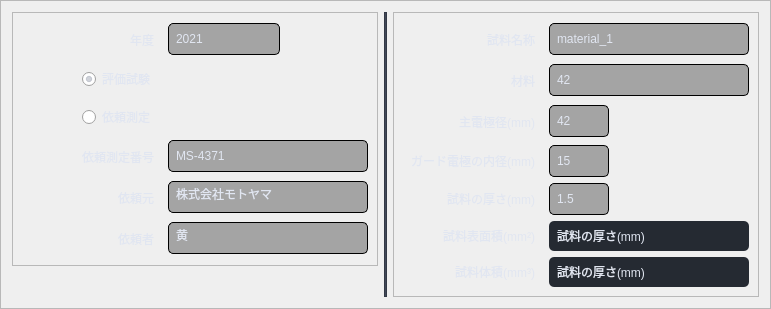
               <widget class="QFrame" name="frame_42">
                <property name="frameShape">
                 <enum>QFrame::StyledPanel</enum>
                </property>
                <property name="frameShadow">
                 <enum>QFrame::Raised</enum>
                </property>
                <layout class="QHBoxLayout" name="horizontalLayout_9">
                 <item alignment="Qt::AlignLeft|Qt::AlignTop">
                  <widget class="QFrame" name="frame_48">
                   <property name="styleSheet">
                    <string notr="true"/>
                   </property>
                   <property name="frameShape">
                    <enum>QFrame::StyledPanel</enum>
                   </property>
                   <property name="frameShadow">
                    <enum>QFrame::Raised</enum>
                   </property>
                   <layout class="QGridLayout" name="gridLayout_7">
                    <item row="0" column="0">
                     <widget class="QLabel" name="label_year">
                      <property name="minimumSize">
                       <size>
                        <width>140</width>
                        <height>35</height>
                       </size>
                      </property>
                      <property name="maximumSize">
                       <size>
                        <width>140</width>
                        <height>35</height>
                       </size>
                      </property>
                      <property name="mouseTracking">
                       <bool>false</bool>
                      </property>
                      <property name="layoutDirection">
                       <enum>Qt::LeftToRight</enum>
                      </property>
                      <property name="styleSheet">
                       <string notr="true">font: 12px bold italic large &quot;游ゴシック&quot;;
color: rgb(225, 230, 241);
padding-right:5px;</string>
                      </property>
                      <property name="text">
                       <string>年度</string>
                      </property>
                      <property name="alignment">
                       <set>Qt::AlignRight|Qt::AlignTrailing|Qt::AlignVCenter</set>
                      </property>
                      <property name="margin">
                       <number>0</number>
                      </property>
                     </widget>
                    </item>
                    <item row="0" column="1">
                     <widget class="QLineEdit" name="lineEdit_year">
                      <property name="minimumSize">
                       <size>
                        <width>60</width>
                        <height>32</height>
                       </size>
                      </property>
                      <property name="maximumSize">
                       <size>
                        <width>112</width>
                        <height>16777215</height>
                       </size>
                      </property>
                      <property name="styleSheet">
                       <string notr="true">background-color: rgba(0, 0, 0,80);
color: rgb(225, 230, 241);
border-width: 1px;
border-style: solid;
border-radius: 5px;
padding-left:5px;
padding-right:5px;
font: 12px &quot;游ゴシック&quot;;
min-height:30;
max-width:100;</string>
                      </property>
                      <property name="text">
                       <string>2021</string>
                      </property>
                      <property name="frame">
                       <bool>false</bool>
                      </property>
                      <property name="echoMode">
                       <enum>QLineEdit::Normal</enum>
                      </property>
                      <property name="cursorPosition">
                       <number>4</number>
                      </property>
                     </widget>
                    </item>
                    <item row="1" column="0">
                     <widget class="QRadioButton" name="QC_Test_RadioButton">
                      <property name="minimumSize">
                       <size>
                        <width>140</width>
                        <height>32</height>
                       </size>
                      </property>
                      <property name="maximumSize">
                       <size>
                        <width>140</width>
                        <height>35</height>
                       </size>
                      </property>
                      <property name="styleSheet">
                       <string notr="true">font: 12px bold italic large &quot;游ゴシック&quot;;
color: rgb(225, 230, 241);
padding-left:60px;
min-width:80;
max-width:80;</string>
                      </property>
                      <property name="text">
                       <string>評価試験</string>
                      </property>
                      <property name="checked">
                       <bool>true</bool>
                      </property>
                     </widget>
                    </item>
                    <item row="2" column="0">
                     <widget class="QRadioButton" name="Costom_Test_RadioButton">
                      <property name="minimumSize">
                       <size>
                        <width>0</width>
                        <height>32</height>
                       </size>
                      </property>
                      <property name="maximumSize">
                       <size>
                        <width>140</width>
                        <height>32</height>
                       </size>
                      </property>
                      <property name="styleSheet">
                       <string notr="true">font: 12px bold italic large &quot;游ゴシック&quot;;
color: rgb(225, 230, 241);
padding-left:60px;
max-width:80;</string>
                      </property>
                      <property name="text">
                       <string>依頼測定</string>
                      </property>
                     </widget>
                    </item>
                    <item row="3" column="0">
                     <widget class="QLabel" name="label_60">
                      <property name="minimumSize">
                       <size>
                        <width>140</width>
                        <height>35</height>
                       </size>
                      </property>
                      <property name="maximumSize">
                       <size>
                        <width>140</width>
                        <height>35</height>
                       </size>
                      </property>
                      <property name="styleSheet">
                       <string notr="true">font: 12px bold italic large &quot;游ゴシック&quot;;
color: rgb(225, 230, 241);
padding-right:5px;</string>
                      </property>
                      <property name="text">
                       <string>依頼測定番号</string>
                      </property>
                      <property name="alignment">
                       <set>Qt::AlignRight|Qt::AlignTrailing|Qt::AlignVCenter</set>
                      </property>
                     </widget>
                    </item>
                    <item row="3" column="1">
                     <widget class="QLineEdit" name="lineEdit_testNumber">
                      <property name="minimumSize">
                       <size>
                        <width>200</width>
                        <height>32</height>
                       </size>
                      </property>
                      <property name="maximumSize">
                       <size>
                        <width>212</width>
                        <height>16777215</height>
                       </size>
                      </property>
                      <property name="styleSheet">
                       <string notr="true">background-color: rgba(0, 0, 0,80);
color: rgb(225, 230, 241);
border-width: 1px;
border-style: solid;
border-radius: 5px;
padding-left:5px;
padding-right:5px;
font: 12px &quot;游ゴシック&quot;;
min-height:30;
max-width:200;</string>
                      </property>
                      <property name="text">
                       <string>MS-4371</string>
                      </property>
                     </widget>
                    </item>
                    <item row="4" column="0">
                     <widget class="QLabel" name="label_4">
                      <property name="minimumSize">
                       <size>
                        <width>140</width>
                        <height>35</height>
                       </size>
                      </property>
                      <property name="maximumSize">
                       <size>
                        <width>140</width>
                        <height>35</height>
                       </size>
                      </property>
                      <property name="styleSheet">
                       <string notr="true">font: 12px bold italic large &quot;游ゴシック&quot;;
color: rgb(225, 230, 241);
padding-right:5px;</string>
                      </property>
                      <property name="text">
                       <string>依頼元</string>
                      </property>
                      <property name="alignment">
                       <set>Qt::AlignRight|Qt::AlignTrailing|Qt::AlignVCenter</set>
                      </property>
                     </widget>
                    </item>
                    <item row="4" column="1">
                     <widget class="QLineEdit" name="lineEdit_costomer">
                      <property name="minimumSize">
                       <size>
                        <width>200</width>
                        <height>32</height>
                       </size>
                      </property>
                      <property name="maximumSize">
                       <size>
                        <width>212</width>
                        <height>16777215</height>
                       </size>
                      </property>
                      <property name="styleSheet">
                       <string notr="true">background-color: rgba(0, 0, 0,80);
color: rgb(225, 230, 241);
border-width: 1px;
border-style: solid;
border-radius: 5px;
padding-left:5px;
padding-right:5px;
font: 12px &quot;游ゴシック&quot;;
min-height:30;
max-width:200;</string>
                      </property>
                      <property name="text">
                       <string>株式会社モトヤマ</string>
                      </property>
                     </widget>
                    </item>
                    <item row="5" column="0">
                     <widget class="QLabel" name="label_5">
                      <property name="sizePolicy">
                       <sizepolicy hsizetype="Preferred" vsizetype="Preferred">
                        <horstretch>0</horstretch>
                        <verstretch>0</verstretch>
                       </sizepolicy>
                      </property>
                      <property name="minimumSize">
                       <size>
                        <width>140</width>
                        <height>35</height>
                       </size>
                      </property>
                      <property name="maximumSize">
                       <size>
                        <width>140</width>
                        <height>35</height>
                       </size>
                      </property>
                      <property name="styleSheet">
                       <string notr="true">font: 12px bold italic large &quot;游ゴシック&quot;;
color: rgb(225, 230, 241);
padding-right:5px;</string>
                      </property>
                      <property name="text">
                       <string>依頼者</string>
                      </property>
                      <property name="alignment">
                       <set>Qt::AlignRight|Qt::AlignTrailing|Qt::AlignVCenter</set>
                      </property>
                     </widget>
                    </item>
                    <item row="5" column="1">
                     <widget class="QLineEdit" name="lineEdit_costomerName">
                      <property name="minimumSize">
                       <size>
                        <width>200</width>
                        <height>32</height>
                       </size>
                      </property>
                      <property name="maximumSize">
                       <size>
                        <width>212</width>
                        <height>16777215</height>
                       </size>
                      </property>
                      <property name="styleSheet">
                       <string notr="true">background-color: rgba(0, 0, 0,80);
color: rgb(225, 230, 241);
border-width: 1px;
border-style: solid;
border-radius: 5px;
padding-left:5px;
padding-right:5px;
font: 12px &quot;游ゴシック&quot;;
min-height:30;
max-width:200;</string>
                      </property>
                      <property name="text">
                       <string>黄</string>
                      </property>
                     </widget>
                    </item>
                   </layout>
                  </widget>
                 </item>
                 <item alignment="Qt::AlignLeft">
                  <widget class="QFrame" name="frame_63">
                   <property name="minimumSize">
                    <size>
                     <width>3</width>
                     <height>0</height>
                    </size>
                   </property>
                   <property name="maximumSize">
                    <size>
                     <width>3</width>
                     <height>16777215</height>
                    </size>
                   </property>
                   <property name="styleSheet">
                    <string notr="true">background-color: rgb(65, 72, 88);</string>
                   </property>
                   <property name="frameShape">
                    <enum>QFrame::StyledPanel</enum>
                   </property>
                   <property name="frameShadow">
                    <enum>QFrame::Raised</enum>
                   </property>
                   <layout class="QHBoxLayout" name="horizontalLayout_13">
                    <item alignment="Qt::AlignLeft">
                     <widget class="QFrame" name="frame_64">
                      <property name="frameShape">
                       <enum>QFrame::StyledPanel</enum>
                      </property>
                      <property name="frameShadow">
                       <enum>QFrame::Raised</enum>
                      </property>
                     </widget>
                    </item>
                   </layout>
                  </widget>
                 </item>
                 <item alignment="Qt::AlignLeft|Qt::AlignTop">
                  <widget class="QFrame" name="frame_62">
                   <property name="styleSheet">
                    <string notr="true"/>
                   </property>
                   <property name="frameShape">
                    <enum>QFrame::StyledPanel</enum>
                   </property>
                   <property name="frameShadow">
                    <enum>QFrame::Raised</enum>
                   </property>
                   <layout class="QGridLayout" name="gridLayout_10">
                    <item row="6" column="0">
                     <widget class="QLabel" name="label_32">
                      <property name="minimumSize">
                       <size>
                        <width>140</width>
                        <height>0</height>
                       </size>
                      </property>
                      <property name="maximumSize">
                       <size>
                        <width>140</width>
                        <height>16777215</height>
                       </size>
                      </property>
                      <property name="styleSheet">
                       <string notr="true">font: 12px bold italic large &quot;游ゴシック&quot;;
color: rgb(225, 230, 241);
padding-right:5px;</string>
                      </property>
                      <property name="text">
                       <string>試料体積(mm³)</string>
                      </property>
                      <property name="alignment">
                       <set>Qt::AlignRight|Qt::AlignTrailing|Qt::AlignVCenter</set>
                      </property>
                     </widget>
                    </item>
                    <item row="0" column="1">
                     <widget class="QLineEdit" name="lineEdit_testMeterialName">
                      <property name="minimumSize">
                       <size>
                        <width>200</width>
                        <height>32</height>
                       </size>
                      </property>
                      <property name="maximumSize">
                       <size>
                        <width>200</width>
                        <height>16777215</height>
                       </size>
                      </property>
                      <property name="styleSheet">
                       <string notr="true">background-color: rgba(0, 0, 0,80);
color: rgb(225, 230, 241);
border-width: 1px;
border-style: solid;
border-radius: 5px;
padding-left:5px;
padding-right:5px;
font: 12px &quot;游ゴシック&quot;;
min-height:30;</string>
                      </property>
                      <property name="text">
                       <string>material_1</string>
                      </property>
                     </widget>
                    </item>
                    <item row="5" column="1">
                     <widget class="QLabel" name="lineEdit_meterialArea">
                      <property name="minimumSize">
                       <size>
                        <width>0</width>
                        <height>30</height>
                       </size>
                      </property>
                      <property name="maximumSize">
                       <size>
                        <width>16777215</width>
                        <height>16777215</height>
                       </size>
                      </property>
                      <property name="styleSheet">
                       <string notr="true">background-color: rgb(37, 42, 50);
color: rgb(225, 230, 241);
border-width: 1px;
border-style: none;
border-radius: 5px;
padding-left:5px;
padding-right:5px;
font: 12px &quot;游ゴシック&quot;;
min-height:30;</string>
                      </property>
                      <property name="text">
                       <string>試料の厚さ(mm)</string>
                      </property>
                      <property name="alignment">
                       <set>Qt::AlignLeading|Qt::AlignLeft|Qt::AlignVCenter</set>
                      </property>
                     </widget>
                    </item>
                    <item row="1" column="1">
                     <widget class="QLineEdit" name="lineEdit_testMeterial">
                      <property name="minimumSize">
                       <size>
                        <width>200</width>
                        <height>32</height>
                       </size>
                      </property>
                      <property name="maximumSize">
                       <size>
                        <width>200</width>
                        <height>16777215</height>
                       </size>
                      </property>
                      <property name="styleSheet">
                       <string notr="true">background-color: rgba(0, 0, 0,80);
color: rgb(225, 230, 241);
border-width: 1px;
border-style: solid;
border-radius: 5px;
padding-left:5px;
padding-right:5px;
font: 12px &quot;游ゴシック&quot;;
min-height:30;</string>
                      </property>
                      <property name="text">
                       <string>42</string>
                      </property>
                     </widget>
                    </item>
                    <item row="4" column="0">
                     <widget class="QLabel" name="label_10">
                      <property name="minimumSize">
                       <size>
                        <width>140</width>
                        <height>0</height>
                       </size>
                      </property>
                      <property name="maximumSize">
                       <size>
                        <width>140</width>
                        <height>16777215</height>
                       </size>
                      </property>
                      <property name="styleSheet">
                       <string notr="true">font: 12px bold italic large &quot;游ゴシック&quot;;
color: rgb(225, 230, 241);
padding-right:5px;</string>
                      </property>
                      <property name="text">
                       <string>試料の厚さ(mm)</string>
                      </property>
                      <property name="alignment">
                       <set>Qt::AlignRight|Qt::AlignTrailing|Qt::AlignVCenter</set>
                      </property>
                     </widget>
                    </item>
                    <item row="4" column="1">
                     <widget class="QLineEdit" name="lineEdit_thinkness">
                      <property name="maximumSize">
                       <size>
                        <width>60</width>
                        <height>16777215</height>
                       </size>
                      </property>
                      <property name="styleSheet">
                       <string notr="true">background-color: rgba(0, 0, 0,80);
color: rgb(225, 230, 241);
border-width: 1px;
border-style: solid;
border-radius: 5px;
padding-left:5px;
padding-right:5px;
font: 12px &quot;游ゴシック&quot;;
min-height:30;</string>
                      </property>
                      <property name="text">
                       <string>1.5</string>
                      </property>
                     </widget>
                    </item>
                    <item row="5" column="0">
                     <widget class="QLabel" name="label_26">
                      <property name="minimumSize">
                       <size>
                        <width>140</width>
                        <height>0</height>
                       </size>
                      </property>
                      <property name="maximumSize">
                       <size>
                        <width>140</width>
                        <height>16777215</height>
                       </size>
                      </property>
                      <property name="styleSheet">
                       <string notr="true">font: 12px bold italic large &quot;游ゴシック&quot;;
color: rgb(225, 230, 241);
padding-right:5px;</string>
                      </property>
                      <property name="text">
                       <string>試料表面積(mm²)</string>
                      </property>
                      <property name="alignment">
                       <set>Qt::AlignRight|Qt::AlignTrailing|Qt::AlignVCenter</set>
                      </property>
                     </widget>
                    </item>
                    <item row="2" column="0">
                     <widget class="QLabel" name="label_8">
                      <property name="minimumSize">
                       <size>
                        <width>140</width>
                        <height>35</height>
                       </size>
                      </property>
                      <property name="maximumSize">
                       <size>
                        <width>140</width>
                        <height>35</height>
                       </size>
                      </property>
                      <property name="styleSheet">
                       <string notr="true">font: 12px bold italic large &quot;游ゴシック&quot;;
color: rgb(225, 230, 241);
padding-right:5px;</string>
                      </property>
                      <property name="text">
                       <string>主電極径(mm)</string>
                      </property>
                      <property name="alignment">
                       <set>Qt::AlignRight|Qt::AlignTrailing|Qt::AlignVCenter</set>
                      </property>
                     </widget>
                    </item>
                    <item row="3" column="1">
                     <widget class="QLineEdit" name="lineEdit_MeterialinnerDie">
                      <property name="maximumSize">
                       <size>
                        <width>60</width>
                        <height>16777215</height>
                       </size>
                      </property>
                      <property name="styleSheet">
                       <string notr="true">background-color: rgba(0, 0, 0,80);
color: rgb(225, 230, 241);
border-width: 1px;
border-style: solid;
border-radius: 5px;
padding-left:5px;
padding-right:5px;
font: 12px &quot;游ゴシック&quot;;
min-height:30;</string>
                      </property>
                      <property name="text">
                       <string>15</string>
                      </property>
                     </widget>
                    </item>
                    <item row="0" column="0">
                     <widget class="QLabel" name="label_24">
                      <property name="minimumSize">
                       <size>
                        <width>140</width>
                        <height>35</height>
                       </size>
                      </property>
                      <property name="maximumSize">
                       <size>
                        <width>140</width>
                        <height>35</height>
                       </size>
                      </property>
                      <property name="styleSheet">
                       <string notr="true">font: 12px bold italic large &quot;游ゴシック&quot;;
color: rgb(225, 230, 241);
padding-right:5px;</string>
                      </property>
                      <property name="text">
                       <string>試料名称</string>
                      </property>
                      <property name="alignment">
                       <set>Qt::AlignRight|Qt::AlignTrailing|Qt::AlignVCenter</set>
                      </property>
                     </widget>
                    </item>
                    <item row="2" column="1">
                     <widget class="QLineEdit" name="lineEdit_MeterialMainDie">
                      <property name="minimumSize">
                       <size>
                        <width>0</width>
                        <height>32</height>
                       </size>
                      </property>
                      <property name="maximumSize">
                       <size>
                        <width>60</width>
                        <height>16777215</height>
                       </size>
                      </property>
                      <property name="styleSheet">
                       <string notr="true">background-color: rgba(0, 0, 0,80);
color: rgb(225, 230, 241);
border-width: 1px;
border-style: solid;
border-radius: 5px;
padding-left:5px;
padding-right:5px;
font: 12px &quot;游ゴシック&quot;;
min-height:30;</string>
                      </property>
                      <property name="text">
                       <string>42</string>
                      </property>
                     </widget>
                    </item>
                    <item row="3" column="0">
                     <widget class="QLabel" name="label_9">
                      <property name="minimumSize">
                       <size>
                        <width>140</width>
                        <height>0</height>
                       </size>
                      </property>
                      <property name="maximumSize">
                       <size>
                        <width>140</width>
                        <height>16777215</height>
                       </size>
                      </property>
                      <property name="styleSheet">
                       <string notr="true">font: 12px bold italic large &quot;游ゴシック&quot;;
color: rgb(225, 230, 241);
padding-right:5px;</string>
                      </property>
                      <property name="text">
                       <string>ガード電極の内径(mm)</string>
                      </property>
                      <property name="alignment">
                       <set>Qt::AlignRight|Qt::AlignTrailing|Qt::AlignVCenter</set>
                      </property>
                     </widget>
                    </item>
                    <item row="1" column="0">
                     <widget class="QLabel" name="label_22">
                      <property name="minimumSize">
                       <size>
                        <width>140</width>
                        <height>35</height>
                       </size>
                      </property>
                      <property name="maximumSize">
                       <size>
                        <width>140</width>
                        <height>35</height>
                       </size>
                      </property>
                      <property name="styleSheet">
                       <string notr="true">font: 12px bold italic large &quot;游ゴシック&quot;;
color: rgb(225, 230, 241);
padding-right:5px;</string>
                      </property>
                      <property name="text">
                       <string>材料</string>
                      </property>
                      <property name="alignment">
                       <set>Qt::AlignRight|Qt::AlignTrailing|Qt::AlignVCenter</set>
                      </property>
                     </widget>
                    </item>
                    <item row="6" column="1">
                     <widget class="QLabel" name="lineEdit_meterialVolume">
                      <property name="minimumSize">
                       <size>
                        <width>0</width>
                        <height>30</height>
                       </size>
                      </property>
                      <property name="maximumSize">
                       <size>
                        <width>16777215</width>
                        <height>16777215</height>
                       </size>
                      </property>
                      <property name="styleSheet">
                       <string notr="true">background-color: rgb(37, 42, 50);
color: rgb(225, 230, 241);
border-width: 1px;
border-style: none;
border-radius: 5px;
padding-left:5px;
padding-right:5px;
font: 12px &quot;游ゴシック&quot;;
min-height:30;</string>
                      </property>
                      <property name="text">
                       <string>試料の厚さ(mm)</string>
                      </property>
                      <property name="alignment">
                       <set>Qt::AlignLeading|Qt::AlignLeft|Qt::AlignVCenter</set>
                      </property>
                     </widget>
                    </item>
                   </layout>
                  </widget>
                 </item>
                </layout>
               </widget>
